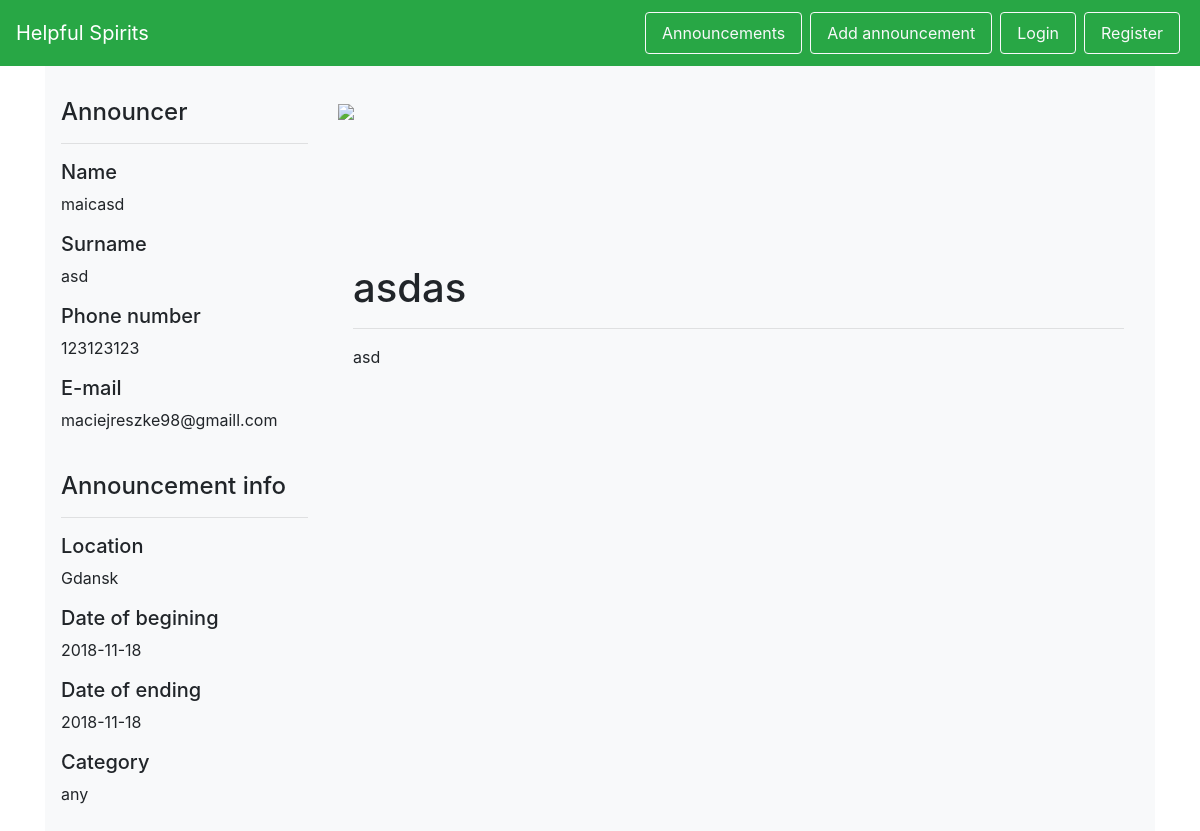
Page /posters/12 on the committed database.
### helpful_spirits/models.py (models this page shows, shortened)
class User(db.Model, UserMixin):
    id = db.Column(db.Integer, primary_key=True)
    firstname = db.Column(db.String(50), nullable=False)
    surname = db.Column(db.String(50), nullable=False)
    birthday = db.Column(db.Date, nullable=False)
    phone = db.Column(db.String, nullable=False)
    password_hash = db.Column(db.String, nullable=False)
    email = db.Column(db.String)
    @staticmethod
    def get_by_id(id):
        return User.query.filter_by(id=id).first()

class City(db.Model):
    id = db.Column(db.Integer, primary_key=True)
    id = db.Column(db.Integer, primary_key=True)
    name = db.Column(db.String(50), nullable=False, unique=True)
    volunteers = db.relationship('Volunteer', backref='city')
    locations = db.relationship('Location', backref='city')

class Poster(db.Model):
    id = db.Column(db.Integer, primary_key=True)
    add_date = db.Column(db.Date, nullable=False)
    start_date = db.Column(db.Date, nullable=False)
    end_date = db.Column(db.Date)
    is_active = db.Column(db.Boolean, nullable=False)
    title = db.Column(db.String(100), nullable=False)
    description = db.Column(db.String(1000), nullable=False)
    location_id = db.Column(db.Integer, db.ForeignKey('location.id'), nullable=False)
    victim_id = db.Column(db.Integer, db.ForeignKey('victim.id'), nullable=False)
    category_id = db.Column(db.Integer, db.ForeignKey('category.id'), nullable=False)
    @staticmethod
    def get_by_id(id):
        return Poster.query.filter_by(id=id).first()

class Category(db.Model):
    id = db.Column(db.Integer, primary_key=True)
    name = db.Column(db.String(50), nullable=False)
    danger_level = db.Column(db.Integer, nullable=False)
    posters = db.relationship('Poster', backref='category')

### helpful_spirits/views.py (the view)
@app.route('/posters/<id>')
def poster(id):
    form = AddPoster()
    poster = Poster.get_by_id(id)
    if poster is None:
        return redirect(url_for('posters'))
    victim = Victim.find_user_by_id(poster.victim_id)
    return render_template('poster.html', poster=poster, form=form, victim=victim)

### helpful_spirits/models.py (called while the page is built)
    @staticmethod
    def find_user_by_id(id):
        return User.get_by_id(id)

### helpful_spirits/templates/poster.html (shortened to what this page needs)
{% extends 'base.html' %}
{% from "includes/_forms.html" import render_field %}
{% block body %}
<div id="wrapper-div" class="py-3" style="background-color: #f8f9fa;">
    <div class="row py-3 px-3">
        <div class="col-md-3 col-xs-12">
            <h4>Announcer</h4>
            <hr/>
            <h5>Name</h5>
            <p>{{ victim.firstname }}</p>
            <h5>Surname</h5>
            <p>{{ victim.surname }}</p>
            <h5>Phone number</h5>
            <p>{{ victim.phone }}</p>
            <h5>E-mail</h5>
            <p>{{ victim.email }}</p>
            <br/>
            <h4>Announcement info</h4>
            <hr/>
            <h5>Location</h5>
            <p>{{ poster.location.city.name }}</p>
            <h5>Date of begining</h5>
            <p>{{ poster.add_date }}</p>
            <h5>Date of ending</h5>
            <p>{{ poster.end_date }}</p>
            <h5>Category</h5>
            <p>{{ poster.category.name }}</p>
        </div>
        <div class="col-md-9 col-xs-12">
            <div class="img-wrapper" style="min-height:150px;"><img src ="https://i.imgur.com/asZD3Y4.jpg" style="min-height:100%; width:100%;"></img></div>
            <div class="container py-3" >
                <h1>{{ poster.title }}</h1>
                <hr/>
                <p>{{ poster.description }}</p>
            </div>
        </div>
    </div>
</div>
{% endblock %}

### rows in the picture
User: firstname "maicasd", surname "asd", phone "123123123", email "maciejreszke98@gmaill.com"
City: location.city.name "Gdansk"
Poster: add_date "2018-11-18", end_date "2018-11-18", title "asdas", description "asd"
Category: category.name "any"
